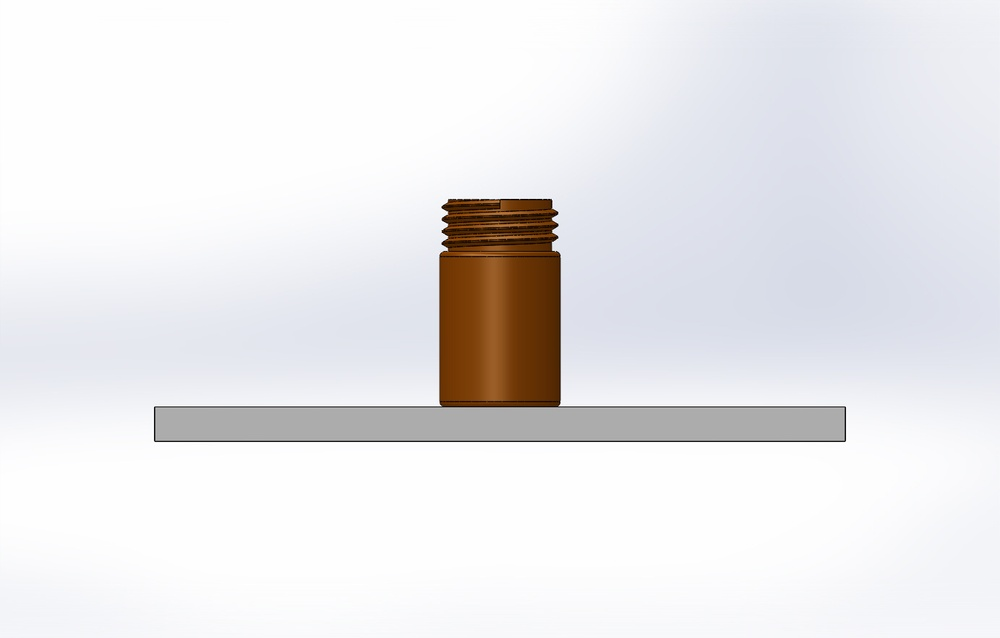
#> input picture T1/35x60.JPG, 1000 x 638 px, shrunk from 1383 x 882 before the run, found by its file name
$ python main.py
#> lines starting #> are read from the running program, lines starting #| are printed output that depends on the picture; after the words box and inside, x2 and y2 are one past the last pixel; in counts of white or black regions, pixels touching at a corner belong together
import cv2
import numpy as np
#import snap7

#plc = snap7.client.Client()
#plc.connect('192.168.0.1', 0, 1)

path = r'E:\XLA\T1\35x60.JPG'

image = cv2.imread(path)
#> image is the input picture: shape (638, 1000, 3); mean B, G, R 234.9, 233.1, 234
hsv_image = cv2.cvtColor(image, cv2.COLOR_BGR2HSV)
#> hsv_image: shape (638, 1000, 3); mean H, S, V 65.2, 13.5, 238.5

height, width, _ = image.shape
#> height = 638; width = 1000

roi_height = height // 1
#> roi_height = 638
roi_width = width // 1
#> roi_width = 1000
roi_x = (width - roi_width) // 1
#> roi_x = 0
roi_y = (height - roi_height) // 1
#> roi_y = 0

roi_frame = image[roi_y:roi_y + roi_height, roi_x:roi_x + roi_width]

hsv_frame = cv2.cvtColor(roi_frame, cv2.COLOR_BGR2HSV)
lower_mask = np.array([10, 100, 10])
upper_mask = np.array([20, 255, 200])
mask = cv2.inRange(hsv_frame, lower_mask, upper_mask)
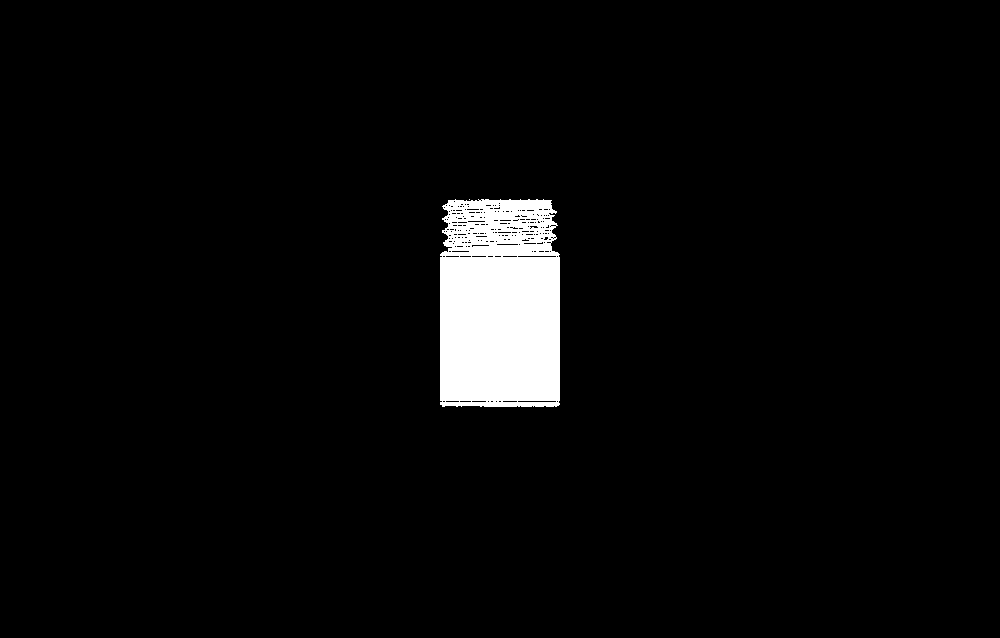
#> mask: shape (638, 1000); 3.7% white; 2 white regions (1 under 20 px)


contours, _ = cv2.findContours(mask, cv2.RETR_EXTERNAL, cv2.CHAIN_APPROX_SIMPLE)
#> contours = 2 contours, 1 with area under 20; largest, box (x1, y1, x2, y2) and area: (440, 199, 560, 407) 23798

d = None
l = None

if len(contours) > 1:
    all_x, all_y, all_w, all_h = [], [], [], []

    for contour in contours:
        x, y, w, h = cv2.boundingRect(contour)
        x += roi_x
        y += roi_y
        all_x.append(x)
        all_y.append(y)
        all_w.append(x + w)
        all_h.append(y + h)
#> this loop made 2 passes
#> (x, y, w, h) on passes 1 to 2: (469, 199, 1, 1), (440, 199, 120, 208)
#> after the loop, all_h = [200, 407]; all_w = [470, 560]; all_x = [469, 440]; all_y = [199, 199]

    x_min, y_min = min(all_x), min(all_y)
#> x_min = 440; y_min = 199
    x_max, y_max = max(all_w), max(all_h)
#> x_max = 560; y_max = 407

    cv2.rectangle(image, (x_min, y_min), (x_max, y_max), (255, 0, 0), 2)

    area = (x_max - x_min) * (y_max - y_min)
#> area = 24960
    d = round((x_max - x_min) / 4.8333)
#> d = 25
    l = round((y_max - y_min) / 4.7666)
#> l = 44
    text = f"D:{d} H:{l}"
#> text = 'D:25 H:44'
    cv2.putText(image, text, (x_min, y_min - 10), cv2.FONT_HERSHEY_SIMPLEX, 0.6, (255, 0, 0), 2)
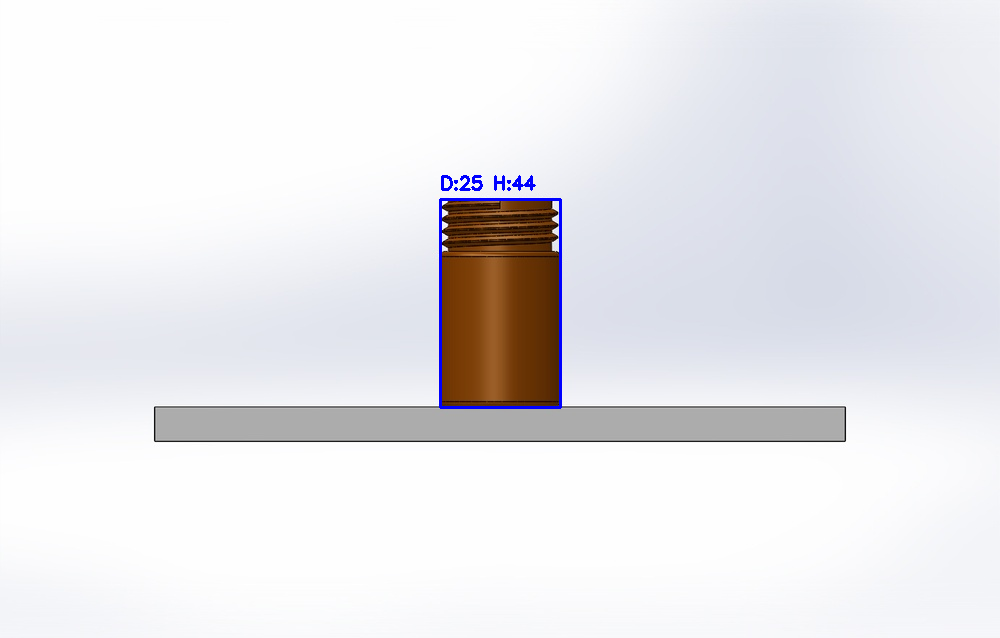
#> image: shape (638, 1000, 3); mean B, G, R 235.3, 232.4, 233.4

elif len(contours) == 1:
    for contour in contours:
        x, y, w, h = cv2.boundingRect(contour)
        x += roi_x
        y += roi_y
        cv2.rectangle(image, (x, y), (x + w, y + h), (255, 0, 0), 2)
        area = cv2.contourArea(contour)
        d = round(w/4.8333)
        l = round(h/4.7666)
        text = f"D:{d} H:{l}"
        cv2.putText(image, text, (x, y - 10), cv2.FONT_HERSHEY_SIMPLEX, 0.6, (255, 0, 0), 2)

if (d == 30) & (l == 50): print(1)
if (d == 30) & (l == 60): print(2)
if (d == 35) & (l == 50): print(3)
if (d == 35) & (l == 60): print(4)
if (d == 40) & (l == 50): print(5)
if (d == 40) & (l == 60): print(6)

cv2.imshow('Phoi', image)
#cv2.imshow('PhoiM', mask)

cv2.waitKey(0)
cv2.destroyWindow()
